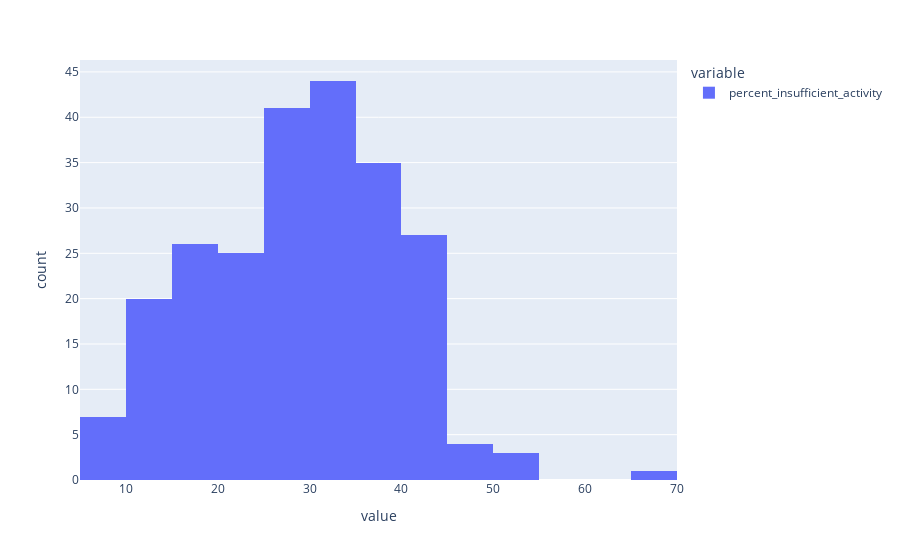
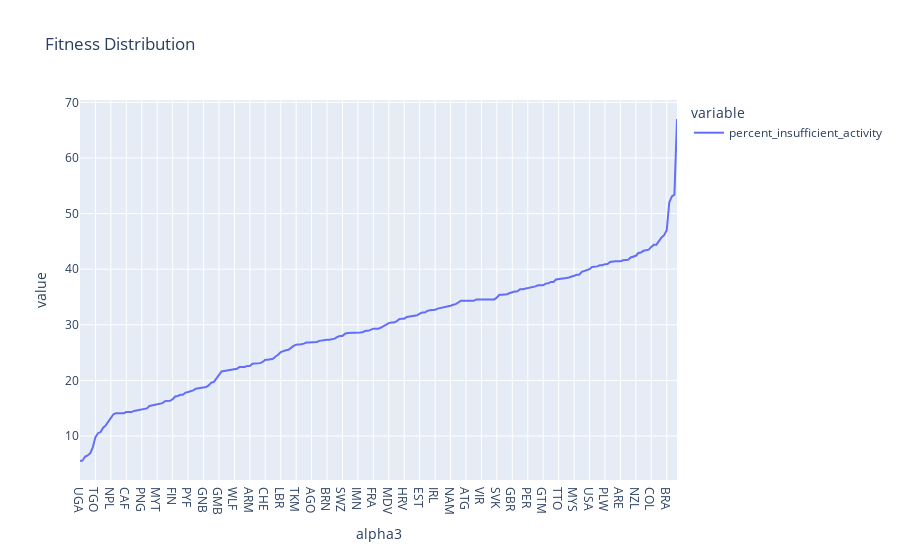

Here is the notebook cell these charts were saved with, in order:
### Code cell
####
# now do the same for fitness
####
fig = px.histogram(Fitness, nbins=20)
fig.show()

fig = px.line(Fitness.sort_values(), title="Fitness Distribution")
fig.show()

usa = Fitness.loc["USA"]
print(usa)

print(Fitness.describe())

### Figure 1 — Plotly figure (JSON) as saved in the notebook; plotly's stock layout.template omitted (floating-point values rounded to 4 significant figures; data arrays with more than 128 entries replaced by an {"elided": "..."} marker saying what was removed)
{"data": [{"alignmentgroup": "True", "bingroup": "x", "hovertemplate": "variable=percent_insufficient_activity<br>value=%{x}<br>count=%{y}<extra></extra>", "legendgroup": "percent_insufficient_activity", "marker": {"color": "#636efa", "pattern": {"shape": ""}}, "name": "percent_insufficient_activity", "nbinsx": 20, "offsetgroup": "percent_insufficient_activity", "orientation": "v", "showlegend": true, "type": "histogram", "x": {"elided": "233 float values"}, "xaxis": "x", "yaxis": "y"}], "layout": {"barmode": "relative", "legend": {"title": {"text": "variable"}, "tracegroupgap": 0}, "margin": {"t": 60}, "xaxis": {"anchor": "y", "domain": [0, 1], "title": {"text": "value"}}, "yaxis": {"anchor": "x", "domain": [0, 1], "title": {"text": "count"}}}}

### Figure 2 — Plotly figure (JSON) as saved in the notebook; plotly's stock layout.template omitted (floating-point values rounded to 4 significant figures; data arrays with more than 128 entries replaced by an {"elided": "..."} marker saying what was removed)
{"data": [{"hovertemplate": "variable=percent_insufficient_activity<br>alpha3=%{x}<br>value=%{y}<extra></extra>", "legendgroup": "percent_insufficient_activity", "line": {"color": "#636efa", "dash": "solid"}, "marker": {"symbol": "circle"}, "mode": "lines", "name": "percent_insufficient_activity", "orientation": "v", "showlegend": true, "type": "scatter", "x": {"elided": "233 str values"}, "xaxis": "x", "y": {"elided": "233 float values"}, "yaxis": "y"}], "layout": {"legend": {"title": {"text": "variable"}, "tracegroupgap": 0}, "title": {"text": "Fitness Distribution"}, "xaxis": {"anchor": "y", "domain": [0, 1], "title": {"text": "alpha3"}}, "yaxis": {"anchor": "x", "domain": [0, 1], "title": {"text": "value"}}}}
